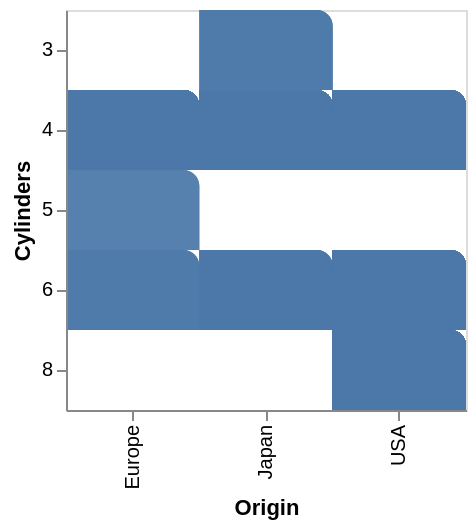

Here is the Vega-Lite specification saved for this chart:
### Vega-Lite specification from a JSON file in a GitHub repository (floating-point values rounded to 4 significant figures; data arrays with more than 128 entries replaced by an {"elided": "..."} marker saying what was removed)
{"$schema": "https://vega.github.io/schema/vega-lite/v5.json", "data": {"values": {"elided": "406 records"}}, "encoding": {"x": {"field": "Origin", "type": "nominal"}, "y": {"field": "Cylinders", "type": "ordinal"}}, "height": 200, "mark": {"cornerRadiusTopRight": 8, "opacity": 0.6, "size": 30, "type": "rect"}, "width": 200}
